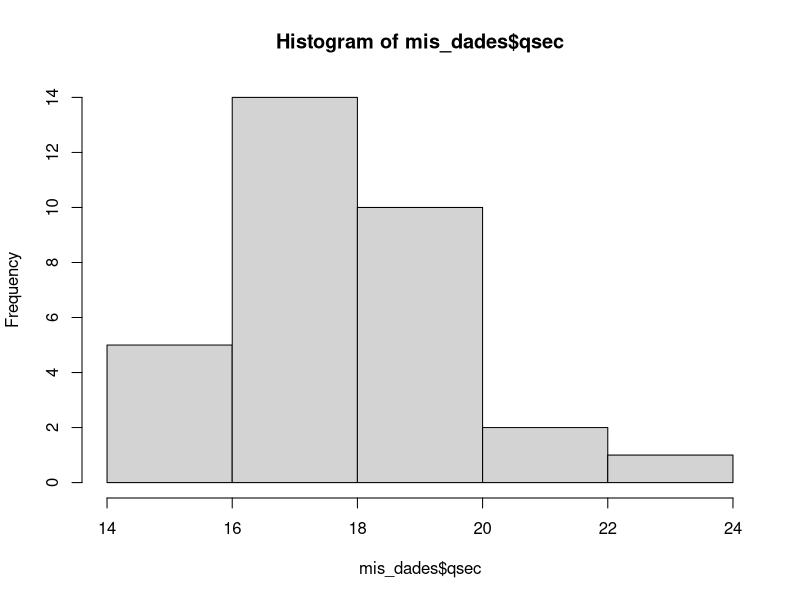
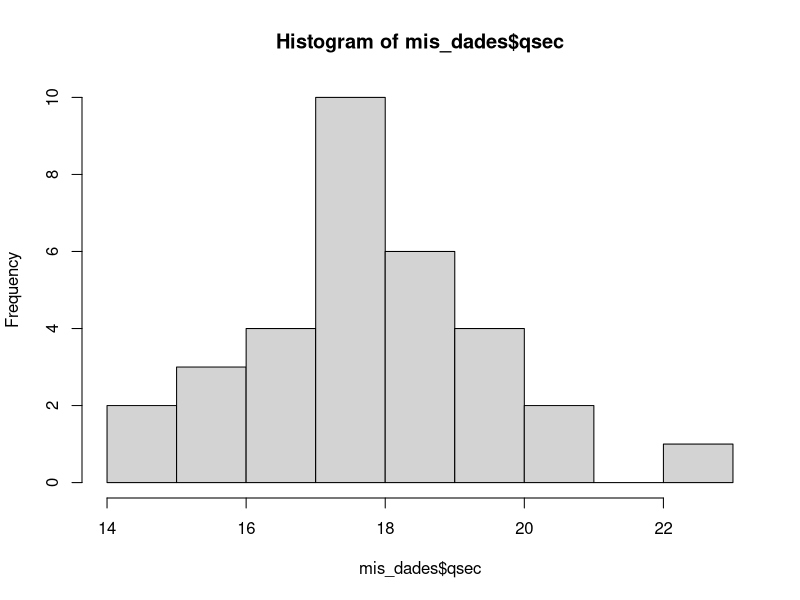
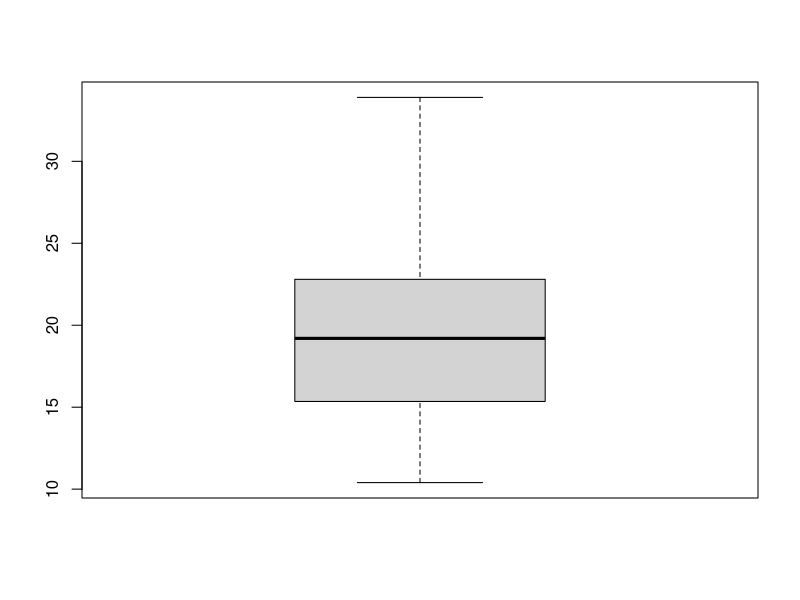
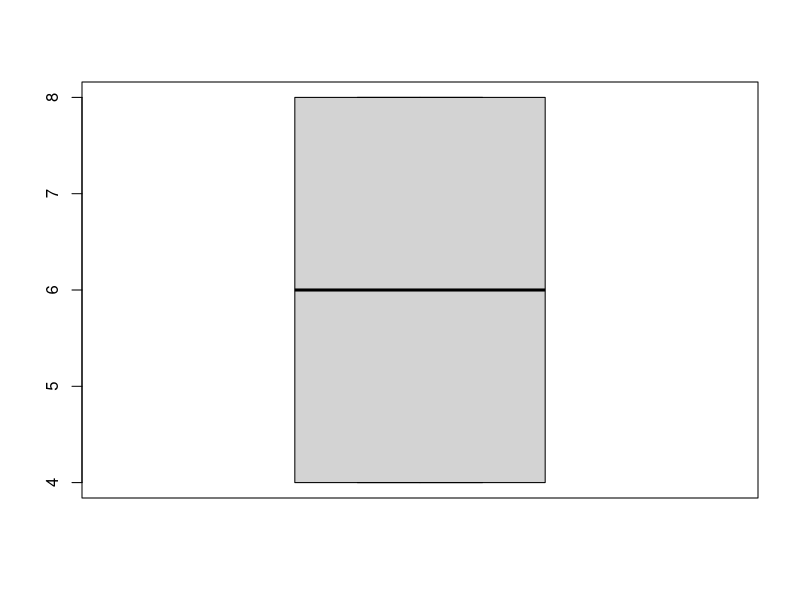

Recreate these plots in R, in order.
#Codigo para problema 1

mis_dades <- mtcars
qseq_intervalos <- cut(mis_dades$qsec, 4)
qseq_intervalos
ni <- table(qseq_intervalos)
ni
sum(ni)
hist(mis_dades$qsec, breaks =4)
fi <- ni/sum(ni)
Ni <- cumsum(ni)
Fi <- Ni/sum(ni)
cbind(ni,fi,Ni,Fi)

hist(mis_dades$qsec)
mean(mis_dades$qsec)

sort(mis_dades$drat)
median(mis_dades$drat)

quantile(mis_dades$drat, 0.25)
quantile(mis_dades$drat, 0.18)

quantile(mis_dades$mpg, 0.25)
IQR(mis_dades$mpg)
boxplot(mis_dades$mpg)

sort(mis_dades$cyl)
IQR(mis_dades$cyl)
boxplot(mis_dades$cyl)

